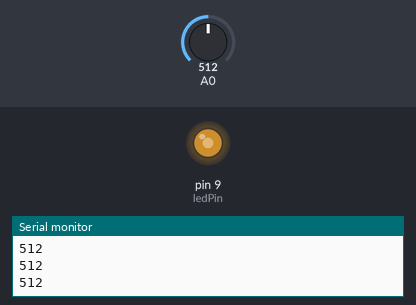
Simulated run of this sketch. Board: Arduino Uno, built with avr-gcc and run on an emulated ATmega328P. Parts: output pins drawn as LEDs (lit = HIGH), the last lines printed to the serial monitor. Inputs (shaded band) come from the test bench; at power-on: A0 = 512.

Above: at 1.2 s.
1.3 s: A0 set to 716
At 1.8 s:
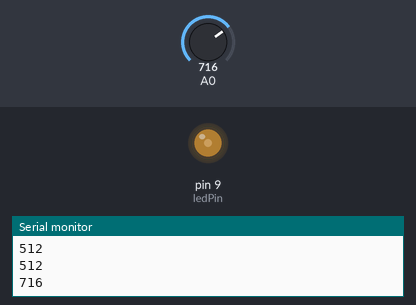
3.0 s: A0 set to 900
At 4.2 s:
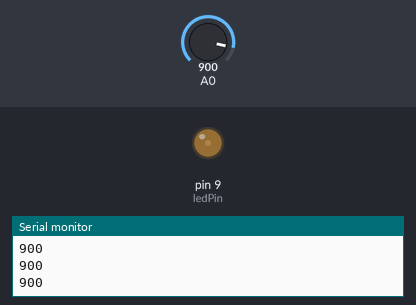
4.5 s: A0 set to 1023
At 5.4 s:
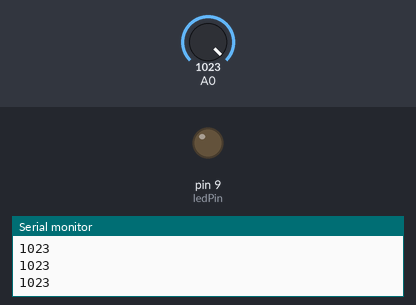
6.0 s: A0 set to 306
At 6.6 s:
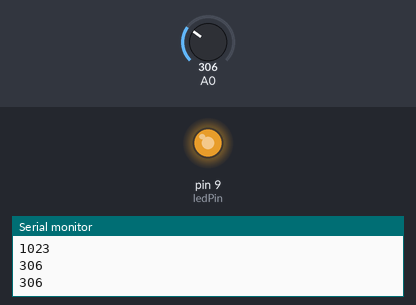
7.5 s: A0 set to 511
At 7.8 s:
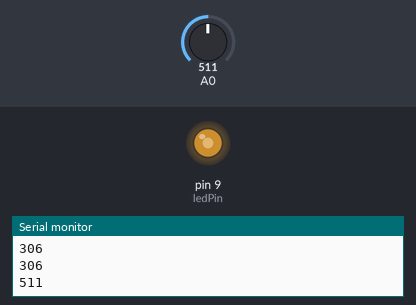
Timing chart, 0 to 10.0 s (numbered marks = the images above; inputs shaded):
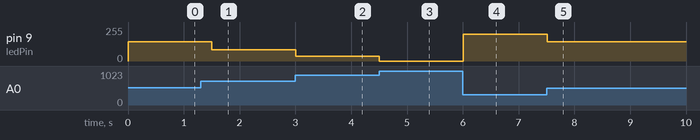

The sketch:

touchsensor.ino
```cpp
int ledPin = 9;    // LED connected to digital pin 9
int brightness = 0;
int sensorLow = 1023;
int sensorHigh = 119;

void setup() {
  // initialize serial communication at 9600 bits per second:
  Serial.begin(9600);
  pinMode(ledPin, OUTPUT);
}

void loop() {
  // read the input on analog pin 0:
  int sensorValue = analogRead(A0);
    Serial.println(sensorValue);
    brightness = map(sensorValue, sensorLow, sensorHigh, 0, 255);
    analogWrite(ledPin, brightness);
    // wait for 30 milliseconds to see the dimming effect
    delay(300);
  }
```

Measured:
- after the input at 1.3 s, pin 9 (ledPin): 144/255 → 86/255 after 0.20 s
- after the input at 3.0 s, pin 9 (ledPin): 86/255 → 34/255 at once
- after the input at 4.5 s, pin 9 (ledPin): 34/255 → 0/255 at once
- after the input at 6.0 s, pin 9 (ledPin): 0/255 → 202/255 at once
- after the input at 7.5 s, pin 9 (ledPin): 202/255 → 144/255 at once
